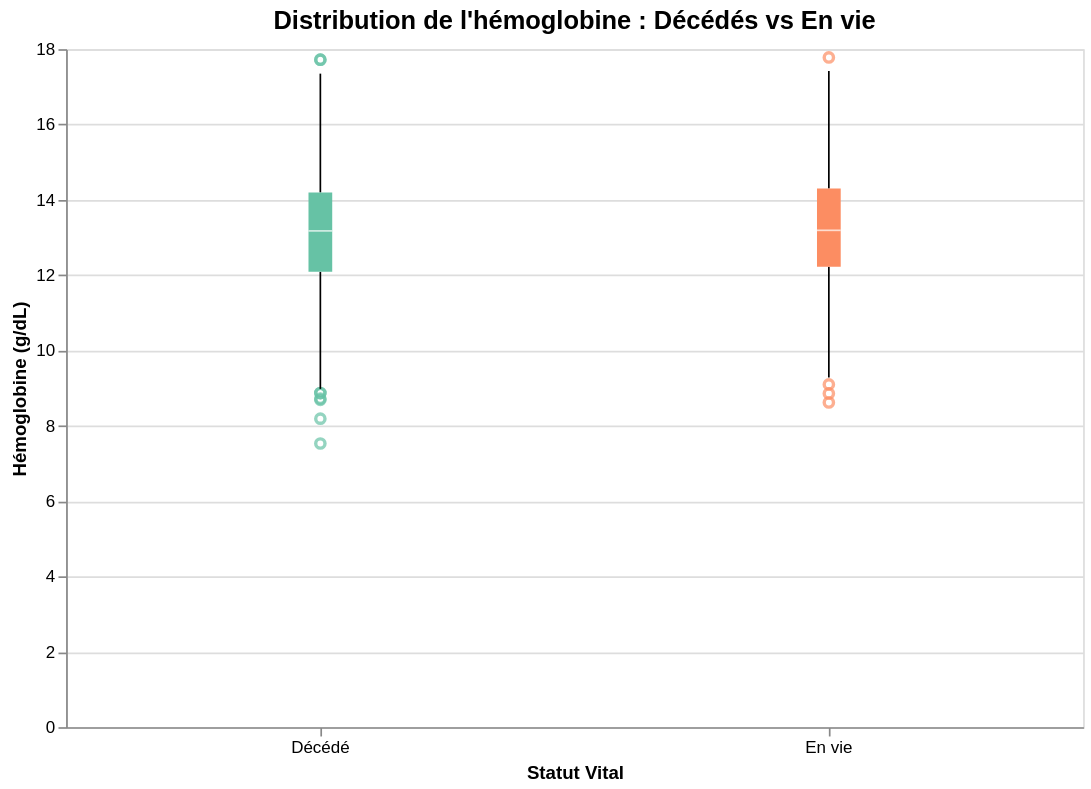

Write notebook code for a chart like this one.
### Code cell
df_hb = df_analyse[df_analyse['concept_source_value'] == 'hb'].copy()


df_hb['statut_vital'] = df_hb['death_datetime'].isna().map({True: 'En vie', False: 'Décédé'})


chart_vital = alt.Chart(df_hb).mark_boxplot(extent=1.5).encode(
    x=alt.X('statut_vital:N', title='Statut Vital', axis=alt.Axis(labelAngle=0)),
    y=alt.Y('transformed_value:Q', title='Hémoglobine (g/dL)'),
    color=alt.Color('statut_vital:N', legend=None, scale=alt.Scale(scheme='set2'))
).properties(
    width=600,
    height=400,
    title='Distribution de l\'hémoglobine : Décédés vs En vie'
).configure_title(
    fontSize=15,
    anchor='middle'
)

chart_vital.display()

### Figure 1 — Vega-Lite specification as saved in the notebook (floating-point values rounded to 4 significant figures; data arrays with more than 128 entries replaced by an {"elided": "..."} marker saying what was removed)
{"config": {"view": {"continuousWidth": 300, "continuousHeight": 300}, "title": {"anchor": "middle", "fontSize": 15}}, "data": {"name": "data-9ccbf19167f3b2445adef85476609d35"}, "mark": {"type": "boxplot", "extent": 1.5}, "encoding": {"color": {"field": "statut_vital", "legend": null, "scale": {"scheme": "set2"}, "type": "nominal"}, "x": {"axis": {"labelAngle": 0}, "field": "statut_vital", "title": "Statut Vital", "type": "nominal"}, "y": {"field": "transformed_value", "title": "Hémoglobine (g/dL)", "type": "quantitative"}}, "height": 400, "title": "Distribution de l'hémoglobine : Décédés vs En vie", "width": 600, "$schema": "https://vega.github.io/schema/vega-lite/v6.4.1.json", "datasets": {"data-9ccbf19167f3b2445adef85476609d35": {"elided": "2077 records"}}}
